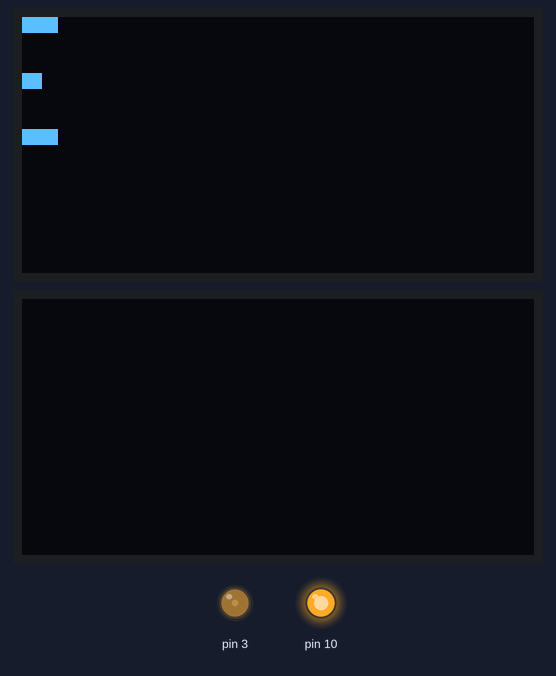
A sketch run on a simulated Arduino Uno, built with avr-gcc and run on an emulated ATmega328P. Shown: 2 × 128×64 one-colour display, output pins drawn as LEDs (lit = HIGH).

Above: at 1.61 s.
At 5.8 s:
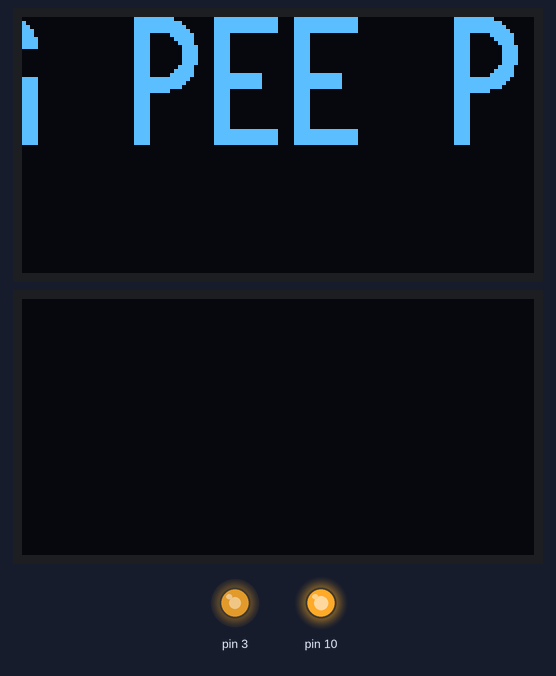
At 10.46 s:
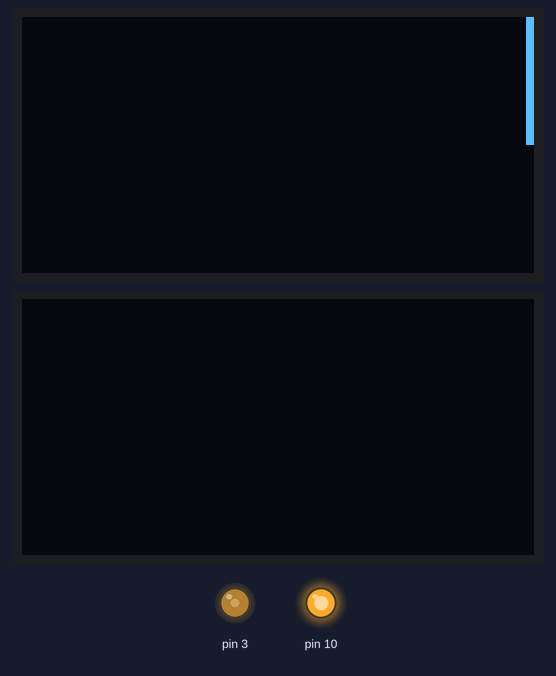
At 37.92 s:
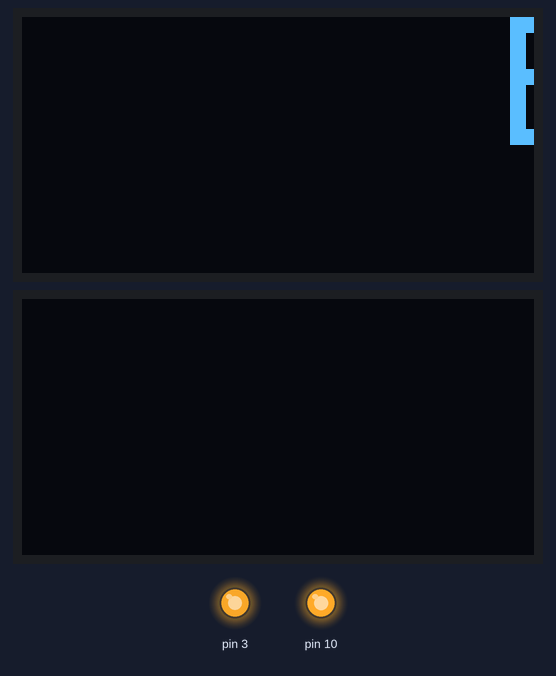
Timing chart, 0 to 40.0 s (numbered marks = the images above):
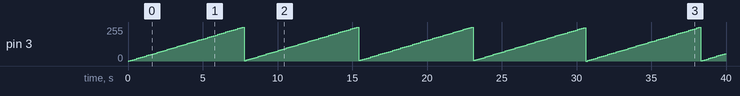

The sketch:

TelemetryShowcase1.ino
```cpp
#include <Arduino.h>
#include <U8g2lib.h>


U8G2_SH1106_128X64_NONAME_F_4W_HW_SPI disp1(U8G2_R0, /* cs=*/ 6, /* dc=*/ 5, /* reset=*/ 4);
U8G2_SH1106_128X64_NONAME_F_4W_HW_SPI disp2(U8G2_R0, /* cs=*/ 9, /* dc=*/ 8, /* reset=*/ 7);

void setup() {
  disp1.begin();
  disp2.begin();
  pinMode(10,OUTPUT);
  pinMode(3,OUTPUT);
  digitalWrite(10,HIGH);
}

int y = 0;

void loop() {
  analogWrite(3,millis()/30 % 255);
  disp1.clearBuffer();
  disp1.setFont(u8g2_font_logisoso32_tr);
  disp1.drawStr(y - 256,32,"BIG PEE PEE");
  disp1.sendBuffer();
  disp1.clearBuffer();

  disp2.setFont(u8g2_font_logisoso32_tr);
  disp1.drawStr(y - 256,32,"BIG PEE PEE");
  disp2.sendBuffer();

  y = (y + 5) % 1024;
}
```

Measured:
- by itself, pin 3: ramps from 0/255 to 254/255 and jumps back, once every 7.7 s
